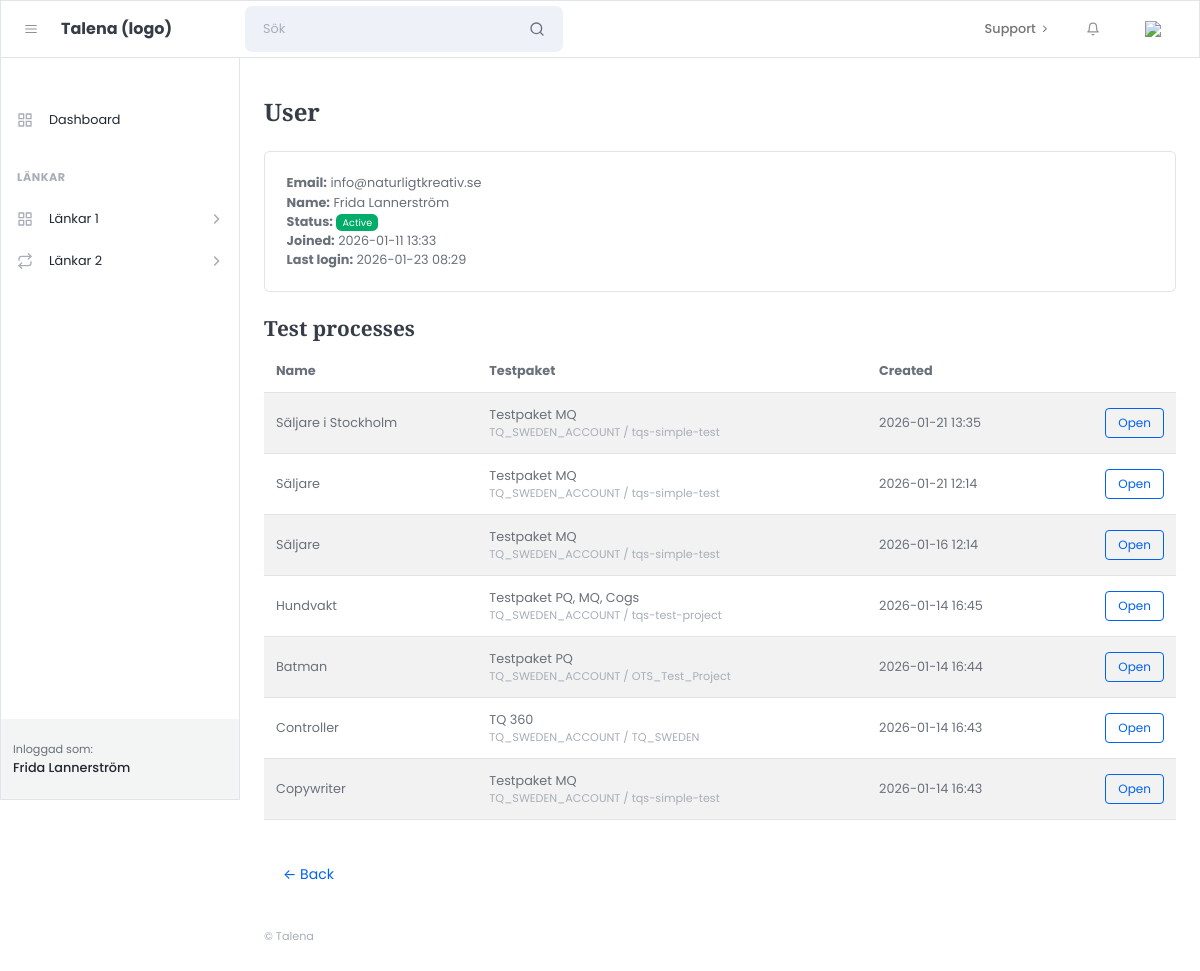
Before: /accounts/users/3/ (signed in) with the older database file.
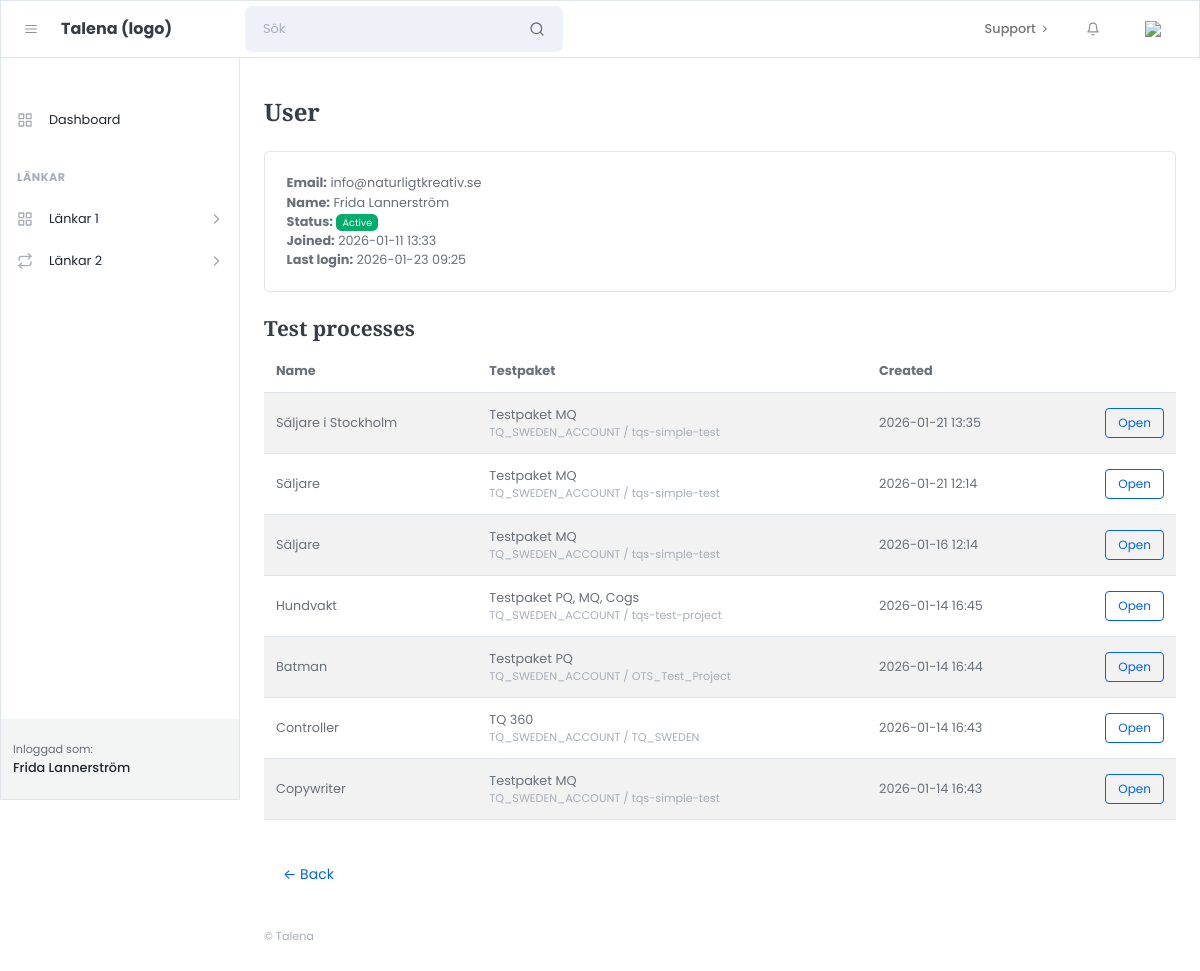
After: the same page with the newer database file.
### apps/accounts/models.py (models this page shows)
class User(AbstractUser):
    class Role(models.TextChoices):
        ADMIN = "admin", "Admin"
        CUSTOMER = "customer", "Customer"
    role = models.CharField(
        max_length=20,
        choices=Role.choices,
        default=Role.CUSTOMER,
    )

### apps/accounts/views.py (the view)
# urls.py: path("accounts/users/<int:pk>/", admin_user_detail, name="admin_user_detail"),
@login_required
def admin_user_detail(request, pk):
    if not is_admin(request.user):
        return HttpResponseForbidden("No access.")
    user_obj = get_object_or_404(User, pk=pk)
    processes = (
        TestProcess.objects
        .filter(created_by=user_obj)
        .order_by("-created_at")  # justera om du har annat fält
    )
    active_processes = processes.filter(is_completed=False) if hasattr(TestProcess, "is_completed") else processes
    pending_invite = not user_obj.is_active
    return render(request, "admin/accounts/user_detail.html", {
        "u": user_obj,
        "processes": processes,
        "active_processes": active_processes,
        "pending_invite": pending_invite,
    })

### apps/core/utils/auth.py (called while the page is built)
def is_admin(user) -> bool:
    return (
        getattr(user, "role", None) == "admin"
        or user.is_staff
        or user.is_superuser
    )

### templates/admin/accounts/user_detail.html (shortened to what this page needs)
{% extends "admin/core/layouts/admin_base.html" %}
{% block content %}
<h1 class="mb-4">User</h1>
<div class="card mb-4">
  <div class="card-body">
    <div><strong>Email:</strong> {{ u.email }}</div>
    <div><strong>Name:</strong> {{ u.get_full_name }}</div>
    <div><strong>Status:</strong>
      {% if u.is_active %}
        <span class="badge bg-success">Active</span>
      {% else %}
        <span class="badge bg-warning text-dark">Pending</span>
      {% endif %}
    </div>
    <div><strong>Joined:</strong> {{ u.date_joined|date:"Y-m-d H:i" }}</div>
    <div><strong>Last login:</strong>
      {% if u.last_login %}
        {{ u.last_login|date:"Y-m-d H:i" }}
      {% else %}
        Never
      {% endif %}
    </div>
  </div>
</div>
<h3 class="mt-4">Test processes</h3>
<div class="table-responsive">
  <table class="table table-striped align-middle">
    <thead>
      <tr>
        <th>Name</th>
        <th>Testpaket</th>
        <th>Created</th>
        <th></th>
      </tr>
    </thead>
    <tbody>
      {% for p in processes %}
        <tr>
          <td>{{ p.name|default:"(No name)" }}</td>
          <td>
                  {{ p.project_name_snapshot }}
                  <div class="small text-muted">{{ p.account_code }} / {{ p.project_code }}</div>
          </td>
          <td>
            {% if p.created_at %}
              {{ p.created_at|date:"Y-m-d H:i" }}
            {% else %}
              <span class="text-muted">n/a</span>
            {% endif %}
          </td>
          <td class="text-end">
            <a class="btn btn-sm btn-outline-primary" href="">
              Open
            </a>
          </td>
        </tr>
      {% empty %}
        <tr><td colspan="4">No processes for this user yet.</td></tr>
      {% endfor %}
    </tbody>
  </table>
</div>
<a class="btn btn-link mt-3" href="{% url 'admin_dashboard' %}">← Back</a>
{% endblock %}

Changed rows visible on the page:
changed User "info@naturligtkreativ.se": last_login "2026-01-23 08:29" → "2026-01-23 09:25"
